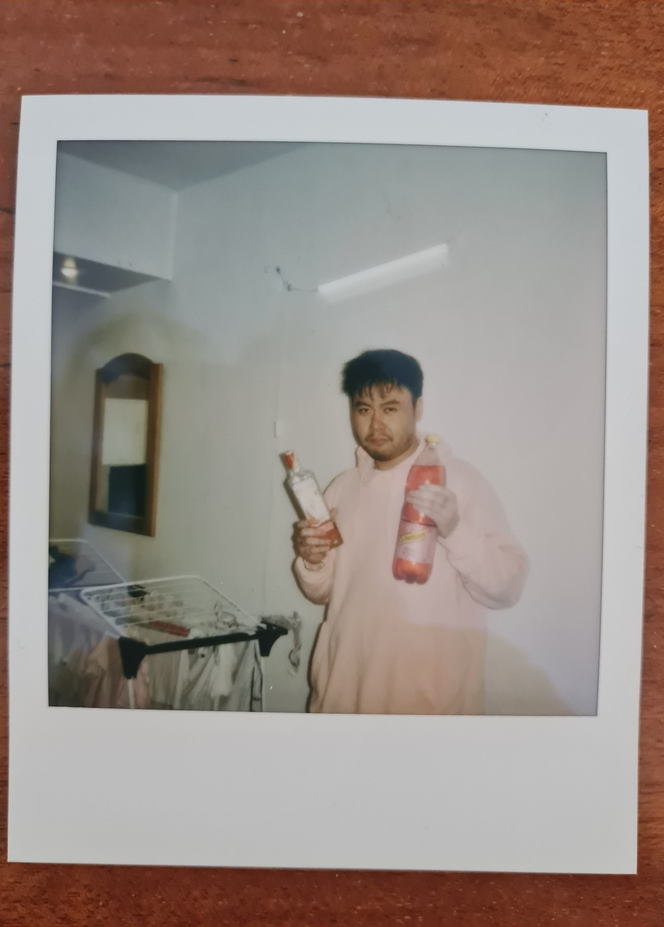
#> input picture tests/Ja-polariod-664x927.jpg, 664 x 927 px, given in place of the camera
$ python hog_detection.py
#> lines starting #> are read from the running program, lines starting #| are printed output that depends on the picture
import numpy as np
import cv2
import imutils

# haar descriptor
hog = cv2.HOGDescriptor()
hog.setSVMDetector(cv2.HOGDescriptor_getDefaultPeopleDetector())

# cap = cv2.VideoCapture("D:/System/OneDrive/Obrázky/silvestr/20181231_205201.mp4")
cap = cv2.VideoCapture(0)

def person_detect_hog(img):
    bounding_box, weights = hog.detectMultiScale(img, winStride = (4, 4))
    return bounding_box

while(True):
    ret, frame = cap.read()
#> frame is the input picture: shape (927, 664, 3); mean B, G, R 134.1, 140.8, 153.3
    if ret != True:
        print('no frame captured')
        continue

    # frame = cv2.resize(frame, (320, 208))
    frame = imutils.resize(frame, width=min(400, frame.shape[1]))
#> frame: shape (558, 400, 3)
    gray = cv2.cvtColor(frame, cv2.COLOR_BGR2GRAY)
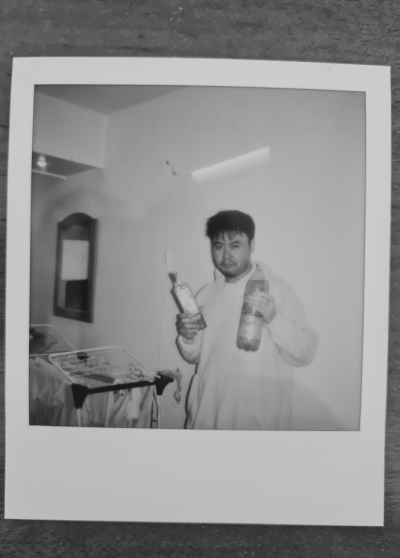
#> gray: shape (558, 400); min 23, max 205, mean 143.8
    bounding_box = person_detect_hog(gray)
#> in person_detect_hog, `bounding_box, weights = hog.detectMultiScale(img, winStride = (4, 4))`: bounding_box = [[135, 251, 73, 145]]; weights = [0.432]
#> bounding_box = [[135, 251, 73, 145]]

    for (x, y, w, h) in bounding_box:
        cv2.rectangle(frame, (x, y), (x + w, y + h), (255,0,0), 2)
#> this loop made 1 pass
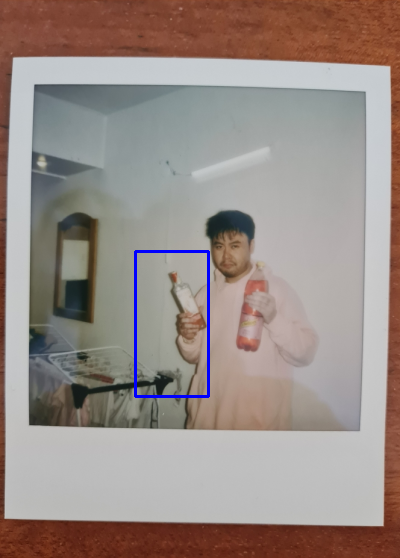
#> frame: shape (558, 400, 3); mean B, G, R 134.8, 140, 152.4

    cv2.imshow('frame', cv2.resize(frame, (1280, 720)))
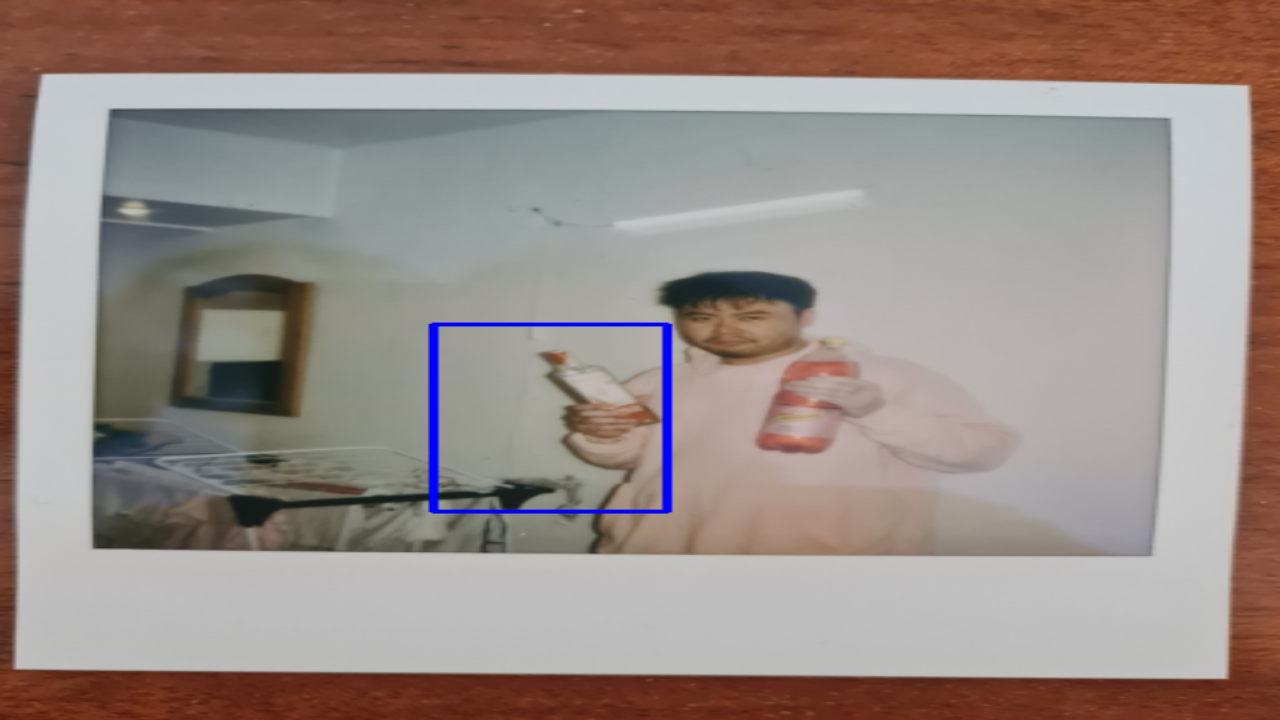
#> window 'frame': shape (720, 1280, 3); mean B, G, R 134.7, 139.9, 152.3
    if cv2.waitKey(20) & 0xFF == ord('q'):
#> (key q is pressed here)
        break

cap.release()
cv2.destroyAllWindows()

$ run again, on tests/omar-lopez-unsplash-1037x657.jpg
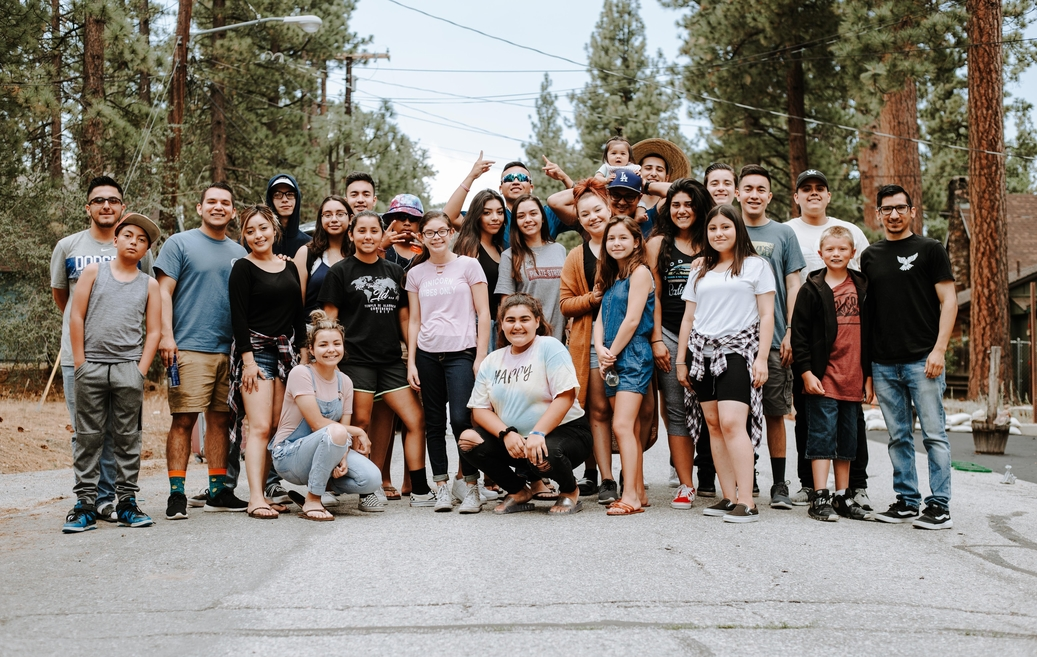
#> input picture tests/omar-lopez-unsplash-1037x657.jpg, 1037 x 657 px, given in place of the camera
#> frame is the input picture: shape (657, 1037, 3); mean B, G, R 117.6, 126.1, 133.7
#> `gray = cv2.cvtColor(frame, cv2.COLOR_BGR2GRAY)`:
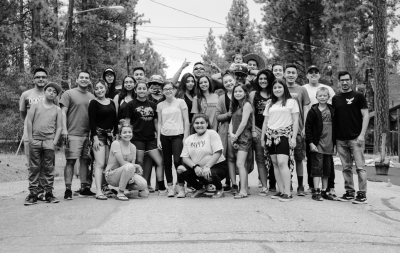
#> gray: shape (253, 400); min 2, max 253, mean 127.4
#> in person_detect_hog, `bounding_box, weights = hog.detectMultiScale(img, winStride = (4, 4))`: bounding_box = [[125, 58, 80, 160], [217, 57, 83, 166], [296, 63, 82, 163], [39, 60, 82, 164]]; weights = [1.36, 1.19, 1.66, 0.947]
#> the loop `for (x, y, w, h) in bounding_box:` made 4 passes
#> `cv2.imshow('frame', cv2.resize(frame, (1280, 720)))`:
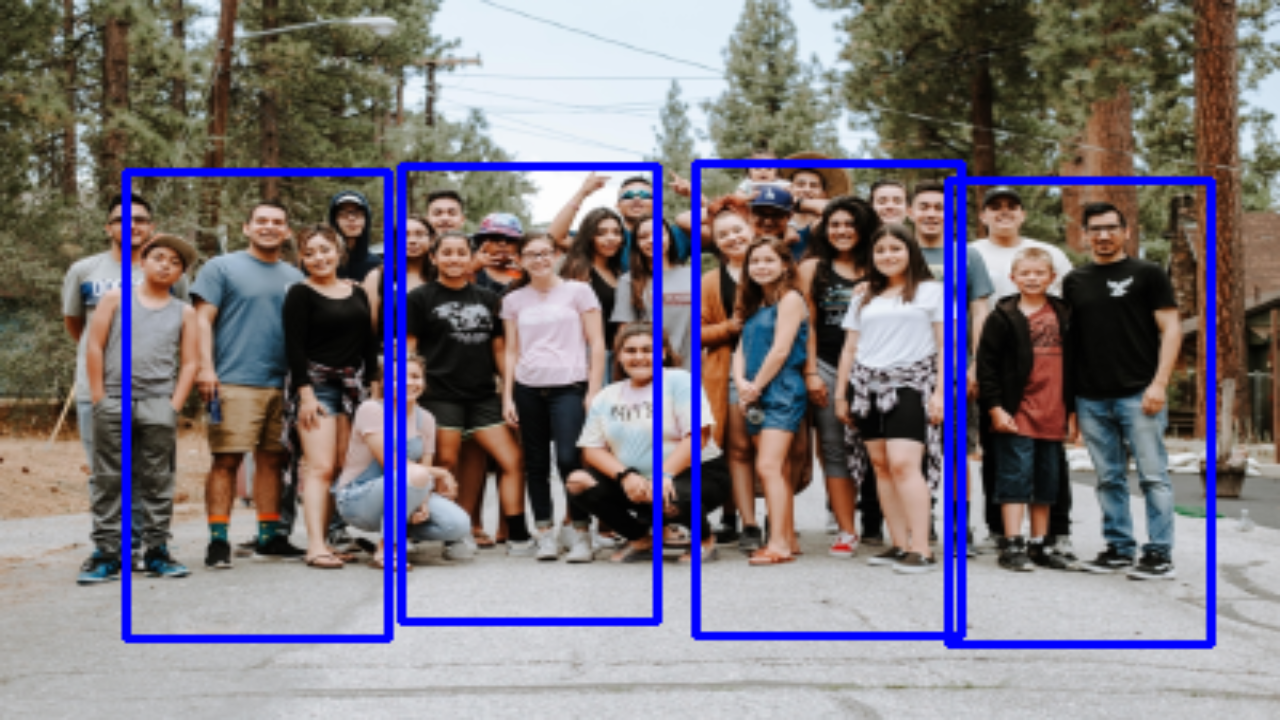
#> window 'frame': shape (720, 1280, 3); mean B, G, R 125.1, 118.4, 125.4

$ run again, on tests/selfie-640x853.jpg
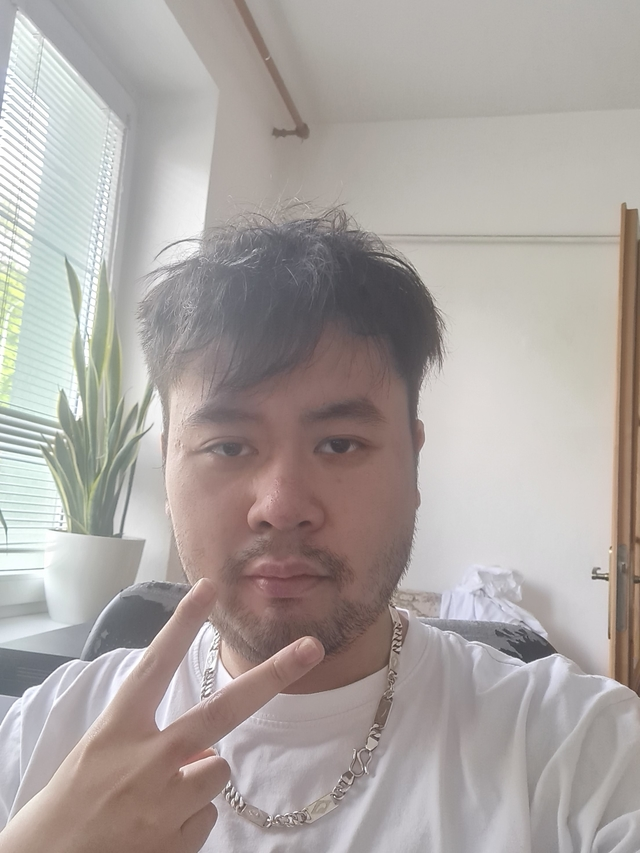
#> input picture tests/selfie-640x853.jpg, 640 x 853 px, given in place of the camera
#> frame is the input picture: shape (853, 640, 3); mean B, G, R 161.4, 164.7, 171.6
#> frame: shape (533, 400, 3)
#> `gray = cv2.cvtColor(frame, cv2.COLOR_BGR2GRAY)`:
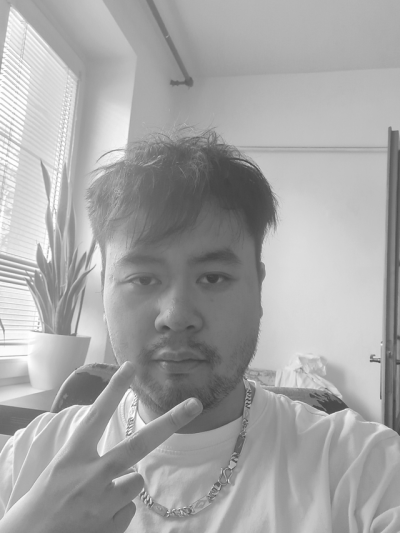
#> gray: shape (533, 400); min 63, max 255, mean 166.3
#> in person_detect_hog, `bounding_box, weights = hog.detectMultiScale(img, winStride = (4, 4))`: bounding_box = ()
#> `cv2.imshow('frame', cv2.resize(frame, (1280, 720)))`:
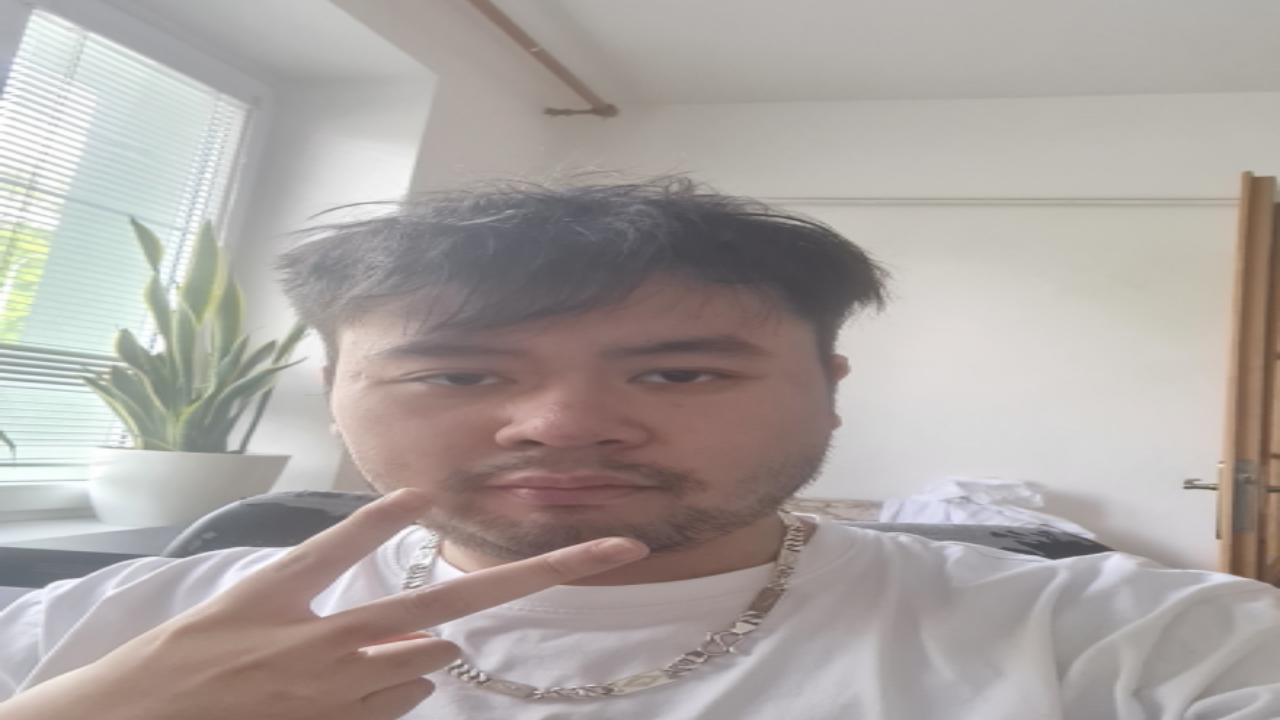
#> window 'frame': shape (720, 1280, 3); mean B, G, R 161.3, 164.5, 171.5
